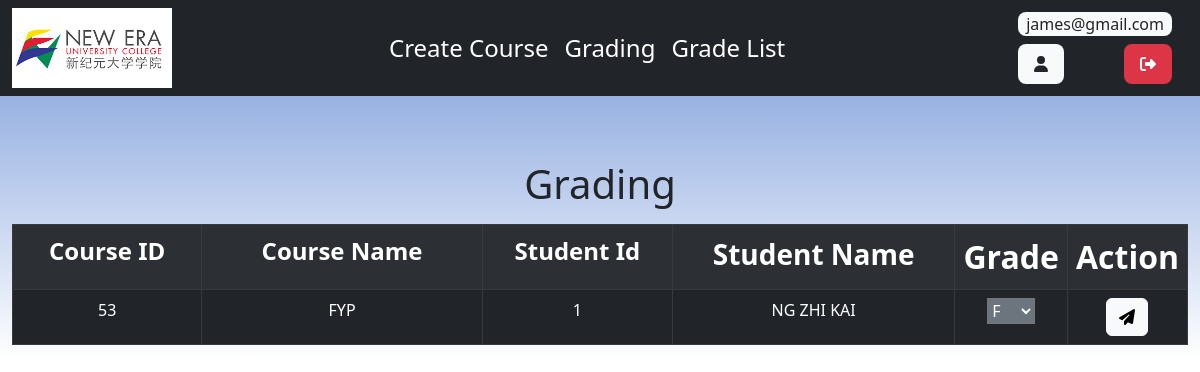
Screenshot of /lecture/lec_grading.php (signed in) with the database file from the repository.
### tables this page shows
CREATE TABLE IF NOT EXISTS `student_course` (
  `student_course_id` int(255) NOT NULL AUTO_INCREMENT,
  `student_id` int(255) DEFAULT NULL,
  `course_id` int(255) DEFAULT NULL,
  `lecture_id` int(11) DEFAULT NULL,
  `grade` varchar(2) DEFAULT NULL,
  `join_date` timestamp NULL DEFAULT CURRENT_TIMESTAMP,
  PRIMARY KEY (`student_course_id`),
  KEY `student_id` (`student_id`),
  KEY `course_id` (`course_id`),
  KEY `lecture_id` (`lecture_id`)
);

CREATE TABLE IF NOT EXISTS `course` (
  `course_id` int(255) NOT NULL AUTO_INCREMENT,
  `course_name` varchar(128) NOT NULL,
  `lecture_id` int(255) DEFAULT NULL,
  PRIMARY KEY (`course_id`),
  KEY `lecture_id` (`lecture_id`)
);

CREATE TABLE IF NOT EXISTS `student` (
  `student_id` int(255) NOT NULL AUTO_INCREMENT,
  `student_firstname` text NOT NULL,
  `student_lastname` text NOT NULL,
  `student_password` varchar(50) NOT NULL,
  `student_email` varchar(128) NOT NULL,
  `student_phone` varchar(11) NOT NULL,
  `student_gender` varchar(30) NOT NULL,
  `date_of_birth` date NOT NULL,
  `user_type` varchar(50) NOT NULL,
  `student_entrytime` timestamp NOT NULL DEFAULT CURRENT_TIMESTAMP,
  PRIMARY KEY (`student_id`)
);

### lecture/lec_grading.php (the view, shortened to what this page needs)
<!DOCTYPE html>
<html>
<head>
    <link href="https://cdn.jsdelivr.net/npm/bootstrap@5.2.2/dist/css/bootstrap.min.css" rel="stylesheet">
    <link href="../css/button.css" rel="stylesheet" />
    <link href="../css/background.css" rel="stylesheet" />
</head>
<body>
    <div class="container-fluid px-0">
        <?php include 'lec_topnav.php'; ?>
        <div class="container-fluid row m-0 pt-5">
            <h1 class="text-center my-3">Grading</h1>
            <?php
            include '../config/database.php';
            try {
                $lecture_id = $_SESSION["lecture_id"];
                $query = "SELECT * FROM student_course INNER JOIN lecture ON student_course.lecture_id = lecture.lecture_id INNER JOIN course ON course.course_id = student_course.course_id INNER JOIN student ON student_course.student_id = student.student_id WHERE student_course.lecture_id = :lecture_id AND student_course.grade IS NULL";
                $stmt = $con->prepare($query);
                $stmt->bindParam(':lecture_id', $lecture_id);
                $stmt->execute();
                $num = $stmt->rowCount();
                if ($num > 0) {
                    echo "<table class='table table-hover table-dark table-responsive table-striped table-hover table-bordered'>";
                    echo "<tr>";
                    echo "<th class='text-center col-2 fs-4'>Course ID</th>";
                    echo "<th class='text-center col-3 fs-4'>Course Name</th>";
                    echo "<th class='text-center col-2 fs-4'>Student Id</th>";
                    echo "<th class='text-center col-3 fs-3'>Student Name</th>";
                    echo "<th class='text-center col-1 fs-2'>Grade</th>";
                    echo "<th class='text-center col-1 fs-2'>Action</th>";
                    echo "</tr>";
                    while ($row = $stmt->fetch(PDO::FETCH_ASSOC)) {
                        extract($row);
                        echo "<tr>";
                        echo "<td class='col-2 text-center'>{$course_id}</td>";
                        echo "<td class='col-3 text-center text-break'>{$course_name}</td>";
                        echo "<td class='col-2 text-center text-break'>{$student_id}</td>";
                        echo "<td class='col-3 text-center text-break'>{$student_firstname} {$student_lastname}</td>";
                        echo "<td class='col-1 text-center text-break'>";
                        echo "<form method='POST' action='grading.php'>";
                        echo "<select name='grade' class='w-50 bg-secondary text-white'>";
                        echo "<option value='F' " . ($grade == 'F' ? 'selected' : 'selected') . ">F</option>";
                        echo "</select>";
                        echo "</td>";
                        echo "<td class='col-2 text-center'>";
                        echo "<button type='submit' class='btn btn-light'><i class='fa-solid fa-paper-plane'></i></button>";
                        echo "</td>";
                        echo "</tr>";
                    }
                    echo "</table>";
                } else {
                    header("Location: index.php?grading={}");
                }
            } catch (PDOException $e) {
                echo "Error: " . $e->getMessage();
            }
            ?>
        </div>
    </div>
</body>
</html>

### css/background.css (style rules this page uses)
body { background: linear-gradient(#7396d8, #ffffff); background-repeat: repeat-x; }

### rows the page displays
student_course: course.course_id "53", course.course_name "FYP", student.student_id "1", student.student_firstname "NG", student.student_lastname "ZHI KAI"

### other values shown
$_SESSION["login"] "james@gmail.com"
